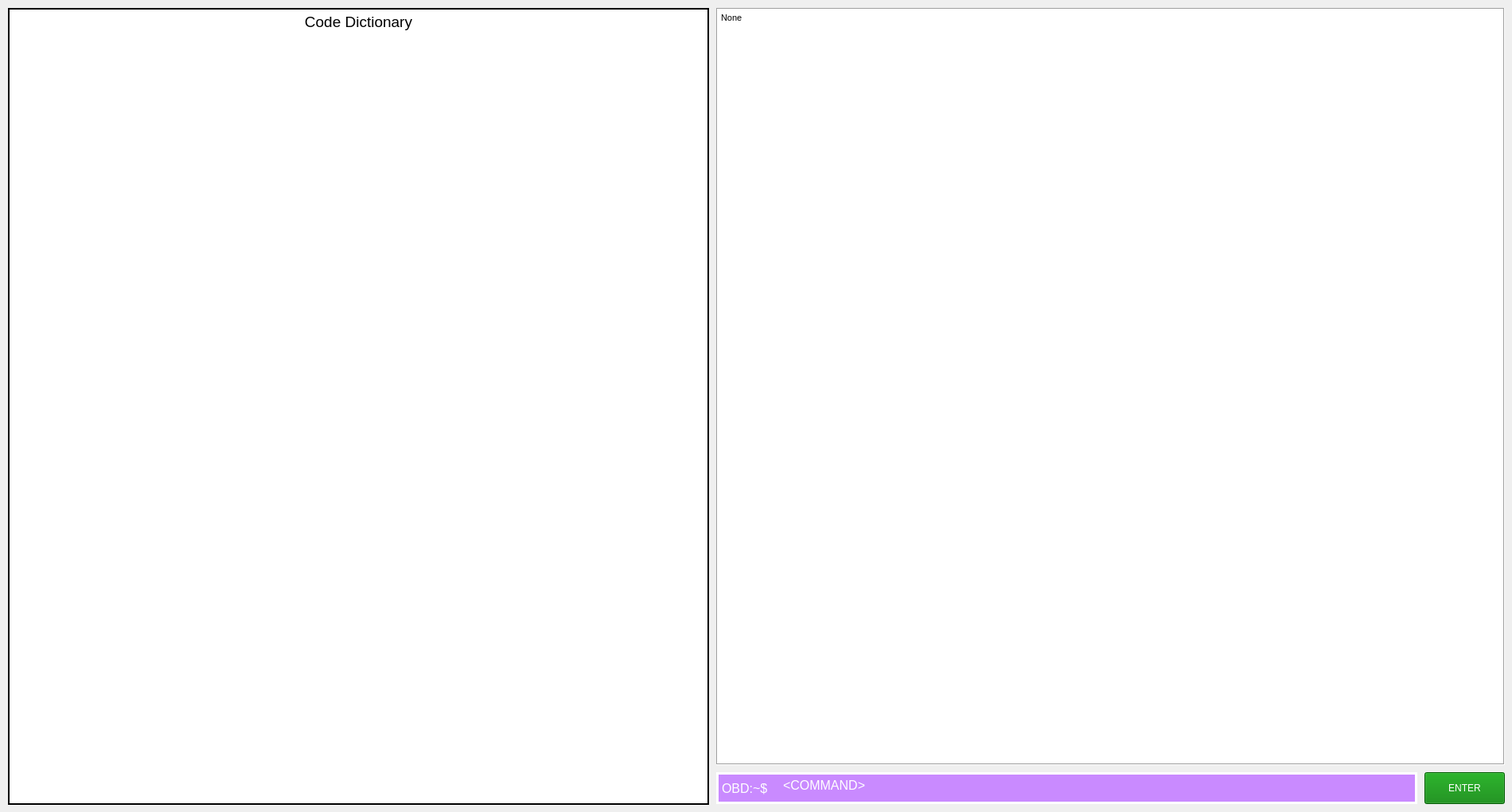
     <widget class="QWidget" name="Diagnostics">
      <widget class="QTextEdit" name="textEdit_6">
       <property name="geometry">
        <rect>
         <x>980</x>
         <y>970</y>
         <width>801</width>
         <height>40</height>
        </rect>
       </property>
       <property name="styleSheet">
        <string notr="true">border: 3px solid;
border-left: 0px solid;
border-color: rgb(255, 255, 255);
background-color: rgb(201, 138, 255);
color: rgb(255, 255, 255);</string>
       </property>
       <property name="frameShape">
        <enum>QFrame::Box</enum>
       </property>
       <property name="frameShadow">
        <enum>QFrame::Plain</enum>
       </property>
       <property name="lineWidth">
        <number>2</number>
       </property>
       <property name="html">
        <string>&lt;!DOCTYPE HTML PUBLIC &quot;-//W3C//DTD HTML 4.0//EN&quot; &quot;http://www.w3.org/TR/REC-html40/strict.dtd&quot;&gt;
&lt;html&gt;&lt;head&gt;&lt;meta name=&quot;qrichtext&quot; content=&quot;1&quot; /&gt;&lt;style type=&quot;text/css&quot;&gt;
p, li { white-space: pre-wrap; }
&lt;/style&gt;&lt;/head&gt;&lt;body style=&quot; font-family:'MS Shell Dlg 2'; font-size:6.6pt; font-weight:400; font-style:normal;&quot;&gt;
&lt;p style=&quot; margin-top:0px; margin-bottom:0px; margin-left:0px; margin-right:0px; -qt-block-indent:0; text-indent:0px;&quot;&gt;&lt;span style=&quot; font-size:12pt;&quot;&gt;&amp;lt;COMMAND&amp;gt;&lt;/span&gt;&lt;/p&gt;&lt;/body&gt;&lt;/html&gt;</string>
       </property>
      </widget>
      <widget class="QPushButton" name="pushButton_3">
       <property name="geometry">
        <rect>
         <x>1790</x>
         <y>970</y>
         <width>101</width>
         <height>40</height>
        </rect>
       </property>
       <property name="styleSheet">
        <string notr="true">color:white;background-color:green;</string>
       </property>
       <property name="text">
        <string>ENTER</string>
       </property>
      </widget>
      <widget class="QTextEdit" name="textEdit_5">
       <property name="geometry">
        <rect>
         <x>10</x>
         <y>10</y>
         <width>881</width>
         <height>1001</height>
        </rect>
       </property>
       <property name="font">
        <font>
         <stylestrategy>PreferAntialias</stylestrategy>
        </font>
       </property>
       <property name="focusPolicy">
        <enum>Qt::NoFocus</enum>
       </property>
       <property name="styleSheet">
        <string notr="true"/>
       </property>
       <property name="frameShape">
        <enum>QFrame::Box</enum>
       </property>
       <property name="frameShadow">
        <enum>QFrame::Plain</enum>
       </property>
       <property name="lineWidth">
        <number>2</number>
       </property>
       <property name="readOnly">
        <bool>true</bool>
       </property>
       <property name="html">
        <string>&lt;!DOCTYPE HTML PUBLIC &quot;-//W3C//DTD HTML 4.0//EN&quot; &quot;http://www.w3.org/TR/REC-html40/strict.dtd&quot;&gt;
&lt;html&gt;&lt;head&gt;&lt;meta name=&quot;qrichtext&quot; content=&quot;1&quot; /&gt;&lt;style type=&quot;text/css&quot;&gt;
p, li { white-space: pre-wrap; }
&lt;/style&gt;&lt;/head&gt;&lt;body style=&quot; font-family:'MS Shell Dlg 2'; font-size:6.6pt; font-weight:400; font-style:normal;&quot;&gt;
&lt;p align=&quot;center&quot; style=&quot; margin-top:0px; margin-bottom:0px; margin-left:0px; margin-right:0px; -qt-block-indent:0; text-indent:0px;&quot;&gt;&lt;span style=&quot; font-size:14pt;&quot;&gt;Code Dictionary&lt;/span&gt;&lt;/p&gt;
&lt;p style=&quot;-qt-paragraph-type:empty; margin-top:0px; margin-bottom:0px; margin-left:0px; margin-right:0px; -qt-block-indent:0; text-indent:0px; font-size:10pt;&quot;&gt;&lt;br /&gt;&lt;/p&gt;&lt;/body&gt;&lt;/html&gt;</string>
       </property>
       <property name="textInteractionFlags">
        <set>Qt::TextSelectableByMouse</set>
       </property>
      </widget>
      <widget class="QLabel" name="label">
       <property name="geometry">
        <rect>
         <x>900</x>
         <y>970</y>
         <width>81</width>
         <height>40</height>
        </rect>
       </property>
       <property name="font">
        <font>
         <pointsize>12</pointsize>
        </font>
       </property>
       <property name="styleSheet">
        <string notr="true">border: 3px solid;
border-right: 0px solid;
border-color: rgb(255, 255, 255);
background-color: rgb(201, 138, 255);
color: rgb(255, 255, 255);</string>
       </property>
       <property name="frameShape">
        <enum>QFrame::StyledPanel</enum>
       </property>
       <property name="lineWidth">
        <number>2</number>
       </property>
       <property name="text">
        <string>OBD:~$</string>
       </property>
      </widget>
      <widget class="QTextEdit" name="textEdit_3">
       <property name="geometry">
        <rect>
         <x>900</x>
         <y>10</y>
         <width>991</width>
         <height>951</height>
        </rect>
       </property>
       <property name="focusPolicy">
        <enum>Qt::NoFocus</enum>
       </property>
       <property name="frameShape">
        <enum>QFrame::Box</enum>
       </property>
       <property name="html">
        <string>&lt;!DOCTYPE HTML PUBLIC &quot;-//W3C//DTD HTML 4.0//EN&quot; &quot;http://www.w3.org/TR/REC-html40/strict.dtd&quot;&gt;
&lt;html&gt;&lt;head&gt;&lt;meta name=&quot;qrichtext&quot; content=&quot;1&quot; /&gt;&lt;style type=&quot;text/css&quot;&gt;
p, li { white-space: pre-wrap; }
&lt;/style&gt;&lt;/head&gt;&lt;body style=&quot; font-family:'MS Shell Dlg 2'; font-size:6.6pt; font-weight:400; font-style:normal;&quot;&gt;
&lt;p style=&quot; margin-top:0px; margin-bottom:0px; margin-left:0px; margin-right:0px; -qt-block-indent:0; text-indent:0px;&quot;&gt;&lt;span style=&quot; font-size:8.25pt;&quot;&gt;None&lt;/span&gt;&lt;/p&gt;&lt;/body&gt;&lt;/html&gt;</string>
       </property>
       <property name="textInteractionFlags">
        <set>Qt::NoTextInteraction</set>
       </property>
      </widget>
     </widget>
